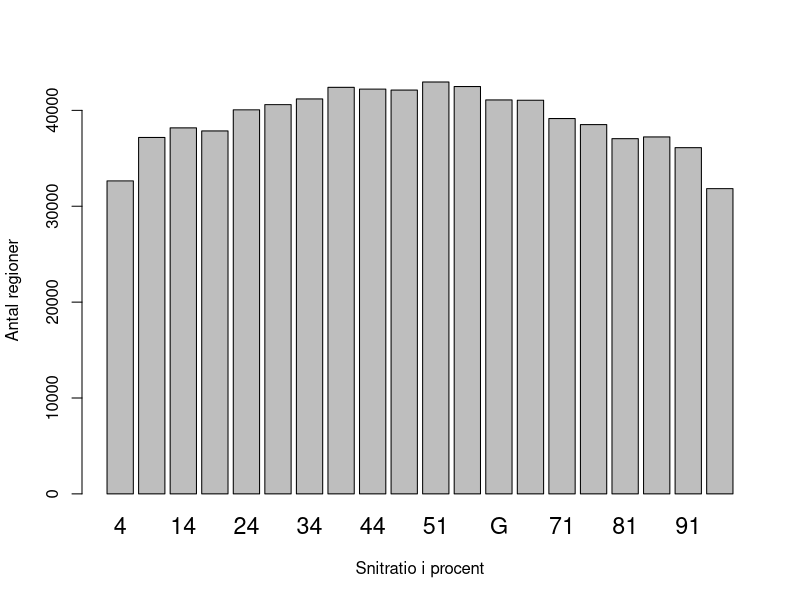
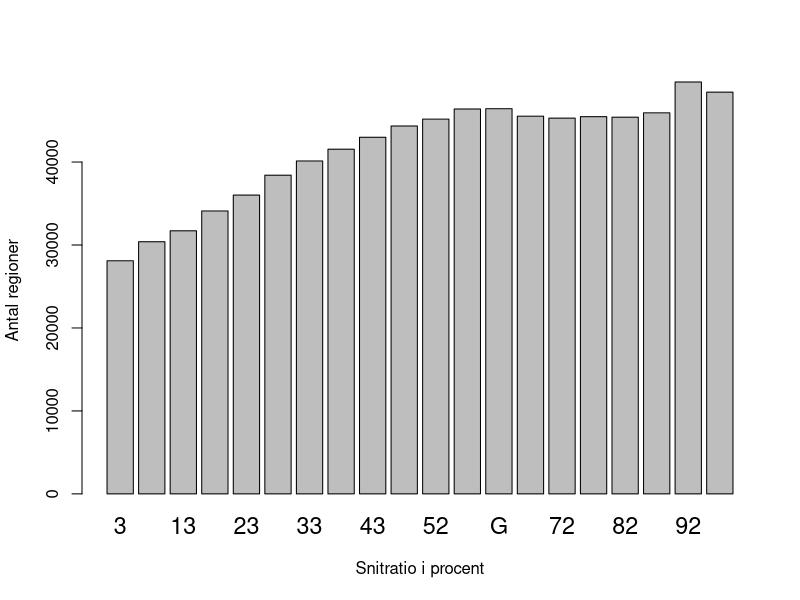
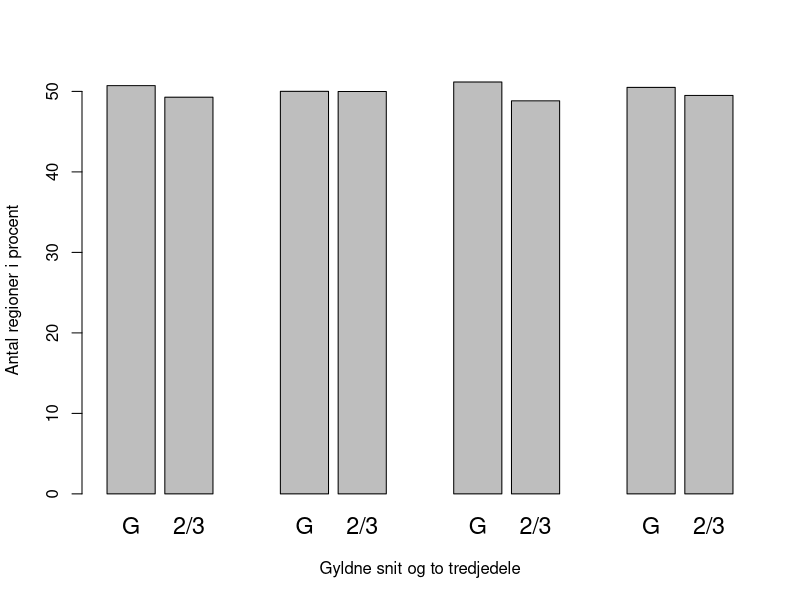

Reproduce these figures in R, in order.
d0 <- read.table("csv/cut0cut1eatsperratio.csv", sep=",",header=TRUE)
d1 <- read.table("csv/cut2cut3eatsperratio.csv", sep=",",header=TRUE)
d2 <- read.table("csv/G_vs_totradjedele.csv", sep=",",header=TRUE)

png("billeder/cut0cut1eatsperratio.png", height = 480, width = 800)
barplot(d0$interessante.regioner,beside=TRUE,names=d0$ratios, cex.axis=1.0, cex.names = 1.4, xlab = "Snitratio i procent", ylab = "Antal regioner"  )
dev.off()
png("billeder/cut2cut3eatsperratio.png", height = 480, width = 800)
barplot(d1$interessante.regioner,beside=TRUE,names=d1$ratios, cex.axis=1.0,  cex.names = 1.4, xlab = "Snitratio i procent", ylab = "Antal regioner"  )
dev.off()
png("billeder/G_vs_to_tredjedele.png", height = 480, width = 480)
barplot(d2$interessante.regioner,beside=TRUE,names=d2$ratios, cex.axis=1.0,  cex.names = 1.4, xlab = "Gyldne snit og to tredjedele", ylab = "Antal regioner i procent"  )
dev.off()
q()
